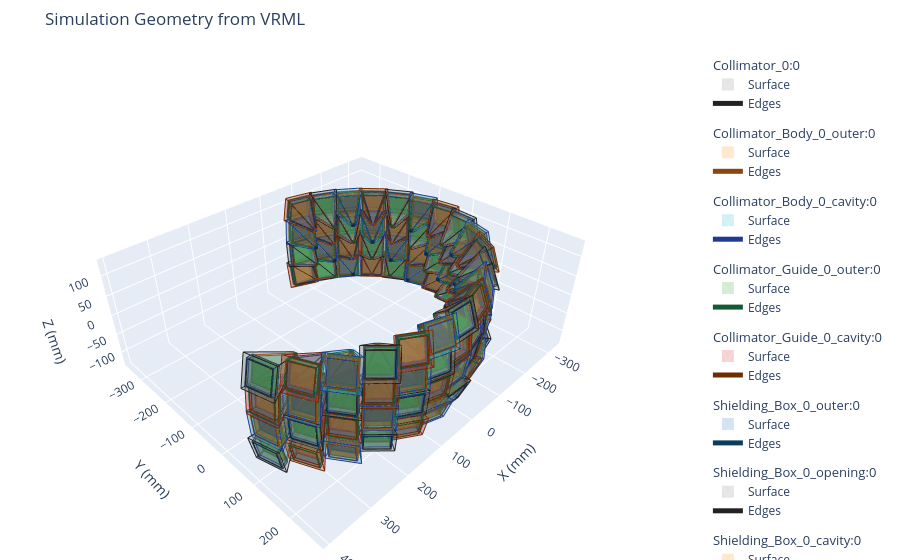

Here is the notebook cell this chart was saved with:
### Code cell
from qmirt.plot.wrl import plot_wrl_file

fig = plot_wrl_file("test_cardiac_spect_geometry.wrl")
fig.add_traces(
    [
        go.Scatter3d(
            x=hole_centers[:1, 0],
            y=hole_centers[:1, 1],
            z=hole_centers[:1, 2],
            mode="markers",
            marker=dict(size=1, color="blue", opacity=0.8),
            name="Hole Centers",
        ),
    ]
)

fig.show()
